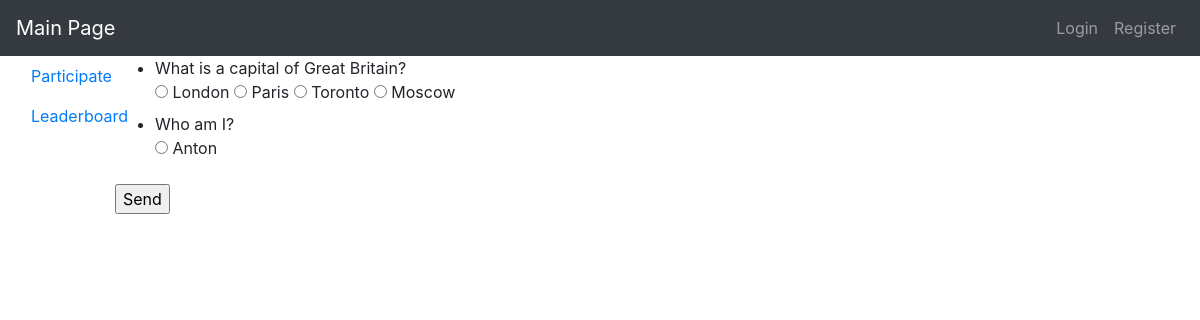
The app's page /play/1, older data.
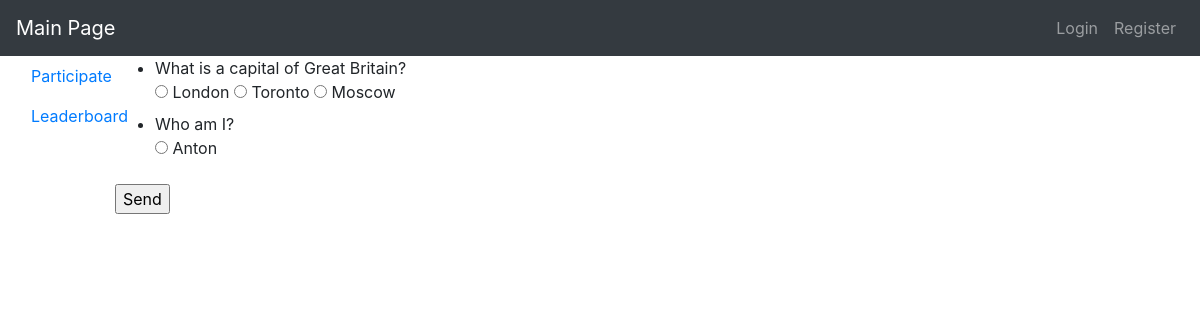
The same page, newer data.
### orm.py (models this page shows)
class BaseModel(Model):
    class Meta:
        database = db

class Question(BaseModel):
    number = IntegerField()
    content = TextField()
    correct_answer = IntegerField()
    test = ForeignKeyField(Test, backref="questions")

class Answer(BaseModel):
    number = IntegerField()
    content = TextField()
    question = ForeignKeyField(Question, backref="answers")

### app.py (the view)
@app.route('/play/<int:ident>')
def page_list_test(ident):
    questions = Test.get_by_id(ident).questions
    return render_template("p_user_test_take.html", model=questions, id=ident)

### app.py (called while the page is built)
@app.before_request
def before_request():
    db.connect()

@app.after_request
def after_request(response):
    db.close()
    return response

### templates/p_user_test_take.html
{% extends "bootstrap/base.html" %}
{% block content %}
    <div class="left">
        <form method="post" action="{{ url_for('action_eval_test', ident=id) }}">
            <ul>
            {% for i in model %}
                <li>
                    {{ i.content }} <br>
                    {% set first=True %}
                    {% for j in i.answers %}
                        <label><input type="radio" name="q{{ i.number }}" value="{{ j.number }}"
                                {% if first %} required {% set first=False %} {% endif %}  > {{ j.content }}  </label>
                    {% endfor %}
                </li>
            {% endfor %}
            </ul>
            <input type="submit" value="Send">
        </form>
    </div>
{% endblock %}

Row changes from the older to the newer data that the page shows:
removed Answer: number "☐ Paris", content "Paris", shown under Question "What is a capital of Great Britain?"
